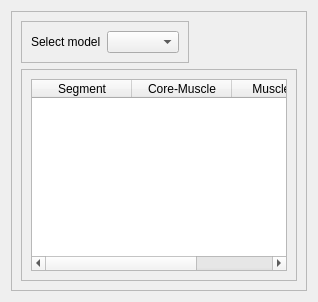
          <widget class="QWidget" name="tab_11">
           <attribute name="title">
            <string>Conduction between node</string>
           </attribute>
           <layout class="QVBoxLayout" name="verticalLayout_14">
            <item>
             <widget class="QFrame" name="frame_29">
              <property name="frameShape">
               <enum>QFrame::StyledPanel</enum>
              </property>
              <property name="frameShadow">
               <enum>QFrame::Raised</enum>
              </property>
              <layout class="QGridLayout" name="gridLayout_22">
               <item row="0" column="0">
                <layout class="QVBoxLayout" name="verticalLayout_15">
                 <item>
                  <widget class="QFrame" name="frame_30">
                   <property name="sizePolicy">
                    <sizepolicy hsizetype="Fixed" vsizetype="Preferred">
                     <horstretch>0</horstretch>
                     <verstretch>0</verstretch>
                    </sizepolicy>
                   </property>
                   <property name="frameShape">
                    <enum>QFrame::StyledPanel</enum>
                   </property>
                   <property name="frameShadow">
                    <enum>QFrame::Raised</enum>
                   </property>
                   <layout class="QHBoxLayout" name="horizontalLayout_23">
                    <item>
                     <widget class="QLabel" name="label_13">
                      <property name="sizePolicy">
                       <sizepolicy hsizetype="Fixed" vsizetype="Preferred">
                        <horstretch>0</horstretch>
                        <verstretch>0</verstretch>
                       </sizepolicy>
                      </property>
                      <property name="text">
                       <string>Select model</string>
                      </property>
                     </widget>
                    </item>
                    <item>
                     <widget class="QComboBox" name="comboBox_conduction">
                      <property name="sizePolicy">
                       <sizepolicy hsizetype="Preferred" vsizetype="Fixed">
                        <horstretch>0</horstretch>
                        <verstretch>0</verstretch>
                       </sizepolicy>
                      </property>
                      <item>
                       <property name="text">
                        <string/>
                       </property>
                      </item>
                      <item>
                       <property name="text">
                        <string>Custom</string>
                       </property>
                      </item>
                     </widget>
                    </item>
                   </layout>
                  </widget>
                 </item>
                 <item>
                  <widget class="QFrame" name="frame_31">
                   <property name="frameShape">
                    <enum>QFrame::StyledPanel</enum>
                   </property>
                   <property name="frameShadow">
                    <enum>QFrame::Raised</enum>
                   </property>
                   <layout class="QGridLayout" name="gridLayout_21">
                    <item row="0" column="0">
                     <widget class="QTableWidget" name="table_conduction">
                      <column>
                       <property name="text">
                        <string>Segment</string>
                       </property>
                      </column>
                      <column>
                       <property name="text">
                        <string>Core-Muscle</string>
                       </property>
                      </column>
                      <column>
                       <property name="text">
                        <string>Muscle-Fat</string>
                       </property>
                      </column>
                     </widget>
                    </item>
                   </layout>
                  </widget>
                 </item>
                </layout>
               </item>
              </layout>
             </widget>
            </item>
           </layout>
          </widget>
